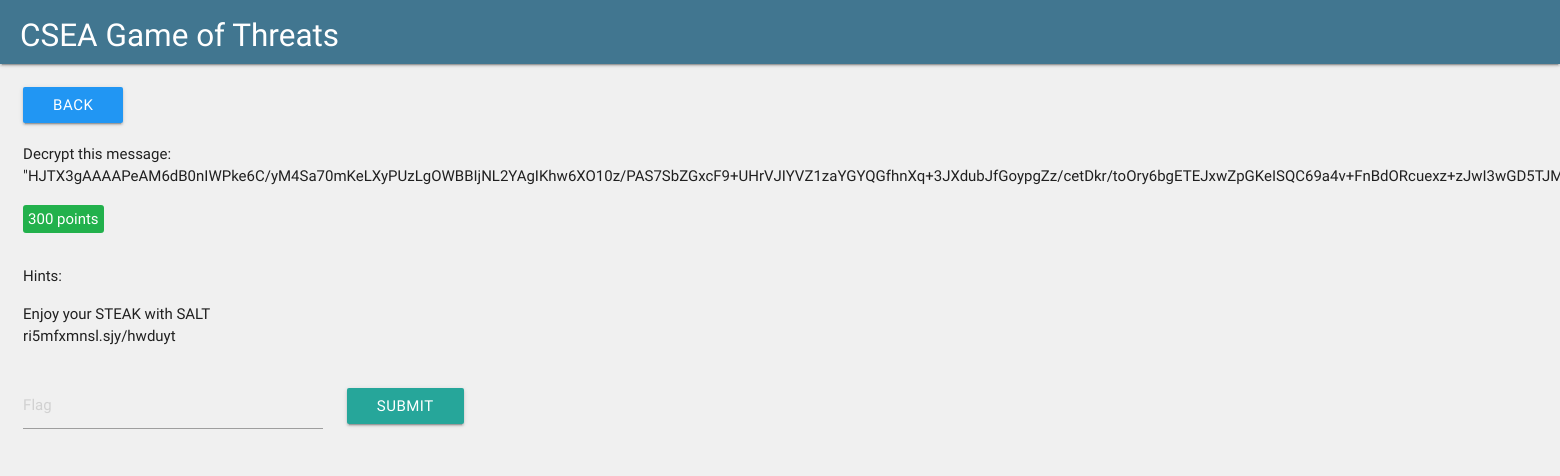
/contest/question/3/, run on the app's committed database.
### contest/models.py (models this page shows)
class Question(models.Model):
	question = models.TextField(null = False)
	answer = models.CharField(max_length = 100, null = False)
	points = models.IntegerField(null = False)

class Hint(models.Model):
	question = models.ForeignKey(Question, related_name = 'hints', null = False)
	hint = models.TextField(null = False)

### contest/views.py (the view)
# urls.py: url(r'^question/(?P<question_id>[0-9]+)/', views.question, name = 'question'),
def question(request, question_id = None):
	if question_id is None:
		raise Http404("Invalid question")
	else:
		try:
			q = Question.objects.get(id = question_id)
			hints = q.hints.all()
			template = loader.get_template('question.html')
			context = {'question' : q, 'hints' : hints}
			return HttpResponse(template.render(context, request))
		except Question.DoesNotExist:
			rais

### contest/templates/question.html (shortened to what this page needs)
{% extends "base.html" %}
{% block content %}
<br>
<div class="row">
	<div class="col s12 m12 l12">
		<a class="btn blue" href="/contest/">Back</a>
	</div>
</div>
<div class="row">
	<div class="col s12 m12 l12">
		<span>{{ question.question }}</span>
	</div>
</div>
<div class="row">
	<div class="col s12 m12 l12">
		<span style="padding: 5px; color: white; background: rgb(34, 177, 76); border-radius: 3px;">{{ question.points }} points</span>
	</div>
</div>
{% if hints %}
<div class="row">
	<div class="col s12 m12 l12">
		<p>Hints:</p>
		<ul style="list-style: disc;">
			{% for hint in hints %}
			<li>{{ hint.hint }}</li>
			{% endfor %}
		</ul>
	</div>
</div>
{% endif %}
<div class="row">
	<div class="col s12 m12 l12">
		<form id="flagform" method="POST" onsubmit="return submitFlag();">
			<input type="text" name="flag" style="width: 300px;" placeholder="Flag" />
			<button class="btn" type="submit" style="margin-left: 20px;">Submit</button>
		</form>
	</div>
</div>
{% endblock %}

### ss/css/style.css (style rules this page uses)
body { background-color: #fcfcfc; }

### contest/templates/base.html (style rules this page uses)
body { background: rgb(240, 240, 240); }

### data on the page
Question: question "Decrypt this message:…", points "300"
Hint: hint "Enjoy your STEAK with SALT"
Hint: hint "ri5mfxmnsl.sjy/hwduyt"
